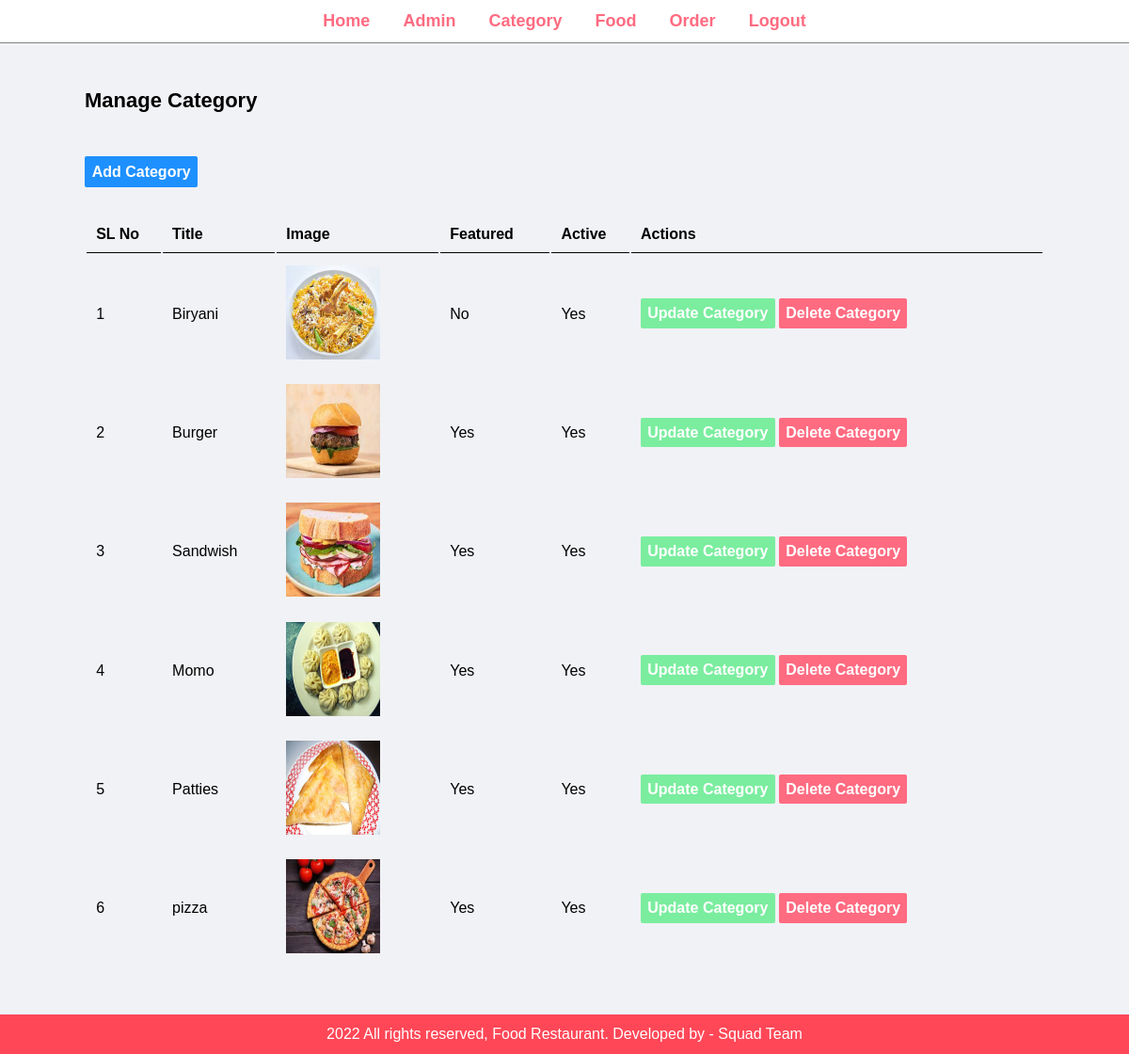
The app's page /admin/manage-category.php (signed in) with its own data.
### tables this page shows
CREATE TABLE `tbl_category` (
  `id` int(10) UNSIGNED NOT NULL,
  `title` varchar(100) NOT NULL,
  `image_name` varchar(255) NOT NULL,
  `featured` varchar(10) NOT NULL,
  `active` varchar(10) NOT NULL
);

### admin/manage-category.php (the view, shortened to what this page needs)
<?php
    include("partials/menu.php");
?>
    <div class="main-content">
        <div class="wraper">
            <h1>Manage Category</h1>
            <br>
            <br><br>
            <a href="<?php echo SITEURL; ?>admin/add-category.php" class="btn-primary">Add Category</a>
            <br><br><br>
            <table class="tbl-full">
                <tr>
                    <th>SL No</th>
                    <th>Title</th>
                    <th>Image</th>
                    <th>Featured</th>
                    <th>Active</th>
                    <th>Actions</th>
                </tr>
                <?php
                    $sql = "SELECT * FROM tbl_category";
                    $result = mysqli_query($db_connection, $sql);
                    $count = mysqli_num_rows($result);
                    $sn = 1;
                    if($count > 0){
                        while($row = mysqli_fetch_assoc($result)){
                            $id = $row["id"];
                            $title = $row["title"];
                            $image_name = $row["image_name"];
                            $featured = $row["featured"];
                            $active = $row["active"];
                            ?>
                                <tr>
                                    <td><?php echo $sn++; ?></td>
                                    <td><?php echo $title; ?></td>
                                    <td>
                                        <?php
                                            if($image_name != ""){
                                                ?>
                                                <img src="<?php echo SITEURL; ?>images/category/<?php echo $image_name; ?>" width="100px">
                                                <?php
                                            }
                                            else{
                                                echo "<div class='error'>Image not added</div>";
                                            }
                                        ?>
                                    </td>
                                    <td><?php echo $featured; ?></td>
                                    <td><?php echo $active; ?></td>
                                    <td>
                                        <a href="<?php echo SITEURL; ?>admin/update-category.php?id=<?php echo $id; ?>" class="btn-secondary">Update Category</a>
                                        <a href="<?php echo SITEURL; ?>admin/delete-category.php?id=<?php echo $id; ?>&image_name=<?php echo $image_name; ?>" class="btn-danger">Delete Category</a>
                                    </td>
                                </tr>
                            <?php
                        }
                    }
                    else{
                        ?>
                        <tr>
                            <td colspan="6"><div class="error">No category added</div></td>
                        </tr>
                        <?php
                    }
                ?>
            </table>
        </div>
    </div>
<?php
    include("partials/footer.php");
?>

### admin/partials/menu.php (shortened to what this page needs)
<!DOCTYPE html>
<html lang="en">
<head>
    <link rel="stylesheet" href="../css/admin.css">
</head>
<body>
    <div class="menu">
        <div class="wraper">
            <ul>
                <li><a href="index.php">Home</a></li>
                <li><a href="manage-admin.php">Admin</a></li>
                <li><a href="manage-category.php">Category</a></li>
                <li><a href="manage-food.php">Food</a></li>
                <li><a href="manage-order.php">Order</a></li>
                <li><a href="logout.php">Logout</a></li>
            </ul>
        </div>
    </div>

### admin/partials/footer.php
    <div class="footer">
        <div class="wraper">
            <p class="custom-footer">2022 All rights reserved, Food Restaurant. Developed by - Squad Team</p>
        </div>
    </div>
</body>
</html>

### css/admin.css (style rules this page uses)
* { margin: 0; padding: 0; font-family: Arial, Helvetica, sans-serif; }
a { text-decoration: none; }
ul { list-style: none; }
.wraper { padding: 1%; width: 85%; margin: 0 auto; }
.tbl-full { width: 100%; }
table tr th { border-bottom: 1px solid black; padding: 1%; text-align: left; }
table tr td { padding: 1%; }
.btn-primary { background-color: #1e90ff; padding: .75%; color: #ffffff; font-weight: bold; border-radius: 2px; }
.btn-secondary { background-color: #7bed9f; padding: 1.75%; color: #ffffff; font-weight: bold; border-radius: 2px; }
.btn-danger { background-color: #ff6b81; padding: 1.75%; color: #ffffff; font-weight: bold; border-radius: 2px; }
.menu { text-align: center; border-bottom: 1px solid gray; }
.menu ul li { display: inline; padding: 1.5%; }
.menu ul li a { font-size: 18px; font-weight: bold; color: #ff6b81; }
.main-content { background-color: #f1f2f6; padding: 3% 0; }
.main-content h1 { font-size: 22px; }
.custom-footer { text-align: center; }
.footer { background-color: #ff4757; color: #ffffff; }

### records on screen
tbl_category: title "Biryani", image_name (picture), featured "No", active "Yes"
tbl_category: title "Burger", image_name (picture), featured "Yes", active "Yes"
tbl_category: title "Sandwish", image_name (picture), featured "Yes", active "Yes"
tbl_category: title "Momo", image_name (picture), featured "Yes", active "Yes"
tbl_category: title "Patties", image_name (picture), featured "Yes", active "Yes"
tbl_category: title "pizza", image_name (picture), featured "Yes", active "Yes"
